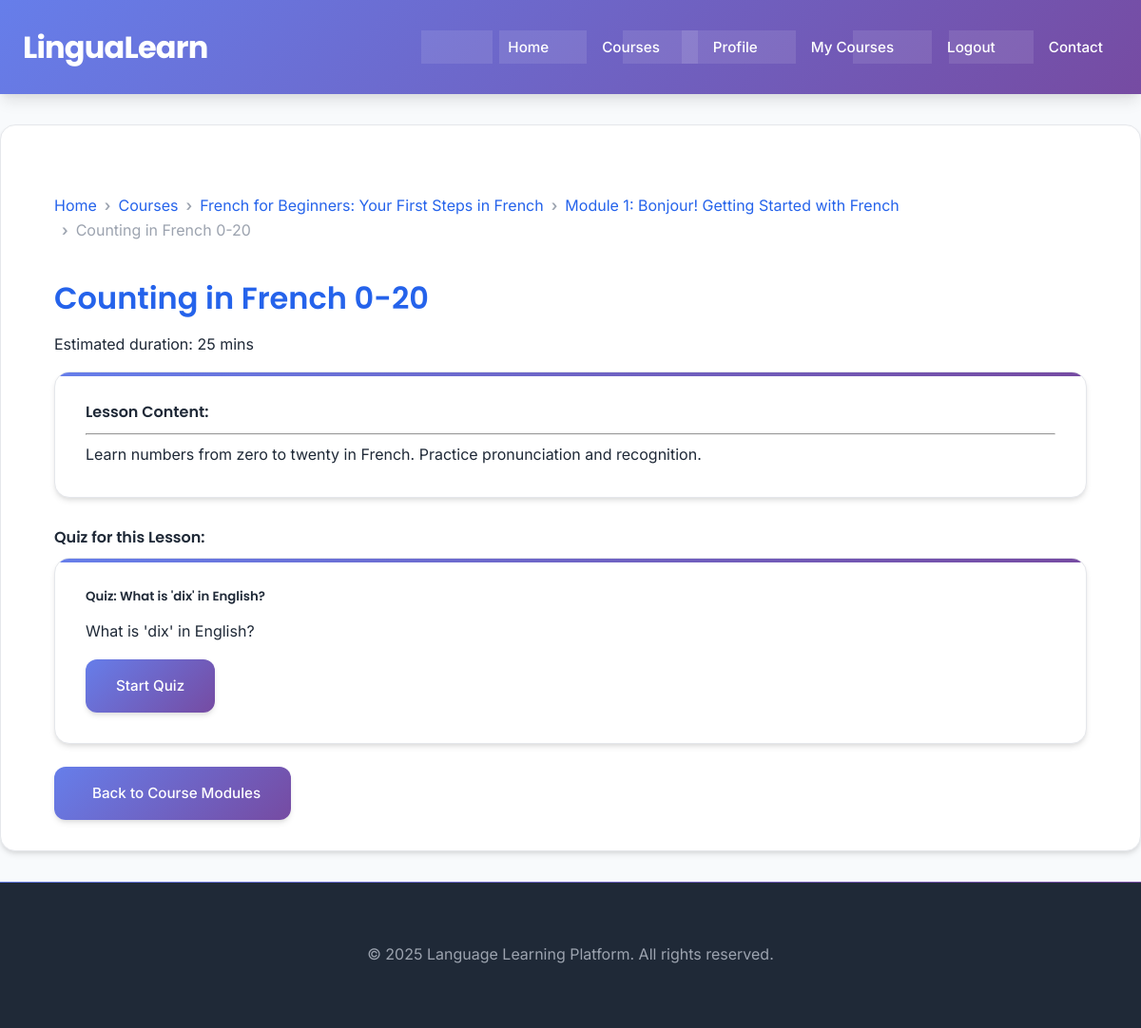
The app's page /lesson_view/8 (signed in) with its own data.
### app.py (models this page shows, shortened)
class Course(db.Model):
    __tablename__ = 'courses'
    id = db.Column(db.Integer, primary_key=True)
    language = db.Column(db.String(50), nullable=False)
    level = db.Column(db.String(50), nullable=False) # Beginner, Intermediate, Advanced
    title = db.Column(db.String(100), nullable=False)
    description = db.Column(db.Text, nullable=True)
    image_url = db.Column(db.String(200), nullable=True) # For course thumbnail/banner
    learning_objectives = db.Column(db.Text, nullable=True) # What students will learn
    modules = db.relationship('Module', backref='course', lazy=True, cascade="all, delete-orphan")

class Module(db.Model):
    __tablename__ = 'modules'
    id = db.Column(db.Integer, primary_key=True)
    course_id = db.Column(db.Integer, db.ForeignKey('courses.id'), nullable=False)
    title = db.Column(db.String(150), nullable=False)
    order = db.Column(db.Integer, nullable=False) # To order modules within a course
    description = db.Column(db.Text, nullable=True) # Optional description for the module
    lessons = db.relationship('Lesson', backref='module', lazy=True, cascade="all, delete-orphan", order_by='Lesson.lesson_number')

class Lesson(db.Model):
    __tablename__ = 'lessons'
    id = db.Column(db.Integer, primary_key=True)
    module_id = db.Column(db.Integer, db.ForeignKey('modules.id'), nullable=False)
    lesson_number = db.Column(db.Integer, nullable=False) # For ordering within a module
    title = db.Column(db.String(100), nullable=False)
    content = db.Column(db.Text, nullable=False) # Rich text, paths to images/audio
    video_url = db.Column(db.String(200), nullable=True)
    estimated_duration = db.Column(db.String(50), nullable=True) # e.g., "20 minutes"
    quizzes = db.relationship('Quiz', backref='lesson', lazy=True, cascade="all, delete-orphan")

class Quiz(db.Model):
    __tablename__ = 'quizzes'
    id = db.Column(db.Integer, primary_key=True)
    lesson_id = db.Column(db.Integer, db.ForeignKey('lessons.id'), nullable=False)
    question = db.Column(db.Text, nullable=False)
    options = db.Column(db.String(500), nullable=True) # e.g., JSON: {"a": "Option A", "b": "Option B"}
    correct_answer = db.Column(db.String(100), nullable=False)
    quiz_type = db.Column(db.String(20), default='multiple_choice') # 'multiple_choice', 'fill_in_blank'
    quiz_attempts = db.relationship('QuizAttempt', backref='quiz', lazy=True)

### app.py (the view)
@app.route('/lesson/<int:lesson_id>')
@app.route('/lesson_view/<int:lesson_id>') # Alias for template consistency
@login_required
def lesson_view(lesson_id):
    lesson = Lesson.query.options(
        db.joinedload(Lesson.module).joinedload(Module.course)
    ).get_or_404(lesson_id)
    module = lesson.module
    course = module.course
    return render_template('lesson.html', title=lesson.title, lesson=lesson, module=module, course=course)

### app.py (called while the page is built)
@login_manager.user_loader
def load_user(user_id):
    return User.query.get(int(user_id))

@app.context_processor
def inject_current_year():
    return {'current_year': datetime.datetime.utcnow().year}

### templates/lesson.html (shortened to what this page needs)
{% extends "base.html" %}
{% block content %}
<div class="container mt-4">
    {% if lesson and module and course %}
        <nav aria-label="breadcrumb">
            <ol class="breadcrumb">
                <li class="breadcrumb-item"><a href="{{ url_for('index') }}">Home</a></li>
                <li class="breadcrumb-item"><a href="{{ url_for('courses') }}">Courses</a></li>
                <li class="breadcrumb-item"><a href="{{ url_for('course_detail', course_id=course.id) }}">{{ course.title }}</a></li>
                <li class="breadcrumb-item"><a href="{{ url_for('course_detail', course_id=course.id) }}#heading{{ module.id }}">{{ module.title }}</a></li>
                <li class="breadcrumb-item active" aria-current="page">{{ lesson.title }}</li>
            </ol>
        </nav>
        <h2 class="mb-3">{{ lesson.title }}</h2>
        {% if lesson.estimated_duration %}
            <p class="text-muted">Estimated duration: {{ lesson.estimated_duration }}</p>
        {% endif %}
        <div class="card shadow-sm">
            <div class="card-body">
                <div class="lesson-content">
                    <h4>Lesson Content:</h4>
                    <hr>
                    {{ lesson.content | safe }}
                </div>
            </div>
        </div>
        <div class="mt-4">
            <h4>Quiz for this Lesson:</h4>
            {% if lesson.quizzes and lesson.quizzes|length > 0 %}
                {% for quiz in lesson.quizzes %}
                    <div class="card mt-2 mb-3 shadow-sm">
                        <div class="card-body">
                            <h5 class="card-title">Quiz: {{ quiz.question | truncate(50) }}</h5>
                            <p class="card-text">{{ quiz.question }}</p>
                            <a href="{{ url_for('take_quiz', quiz_id=quiz.id) }}" class="btn btn-primary">Start Quiz</a>
                        </div>
                    </div>
                {% endfor %}
            {% else %}
                <div class="alert alert-info" role="alert">
                    No quiz available for this lesson yet.
                </div>
            {% endif %}
        </div>
        <div class="mt-4 d-flex justify-content-between">
            <a href="{{ url_for('course_detail', course_id=course.id) }}" class="btn btn-outline-secondary">Back to Course Modules</a>
        </div>
    {% else %}
        <div class="alert alert-danger" role="alert">
            <h2>Lesson Not Found</h2>
            <p>The lesson you are looking for does not exist or could not be loaded.</p>
            <a href="{{ url_for('courses') }}" class="btn btn-primary">Back to Courses</a>
        </div>
    {% endif %}
</div>
{% endblock %}

### static/css/style.css (style rules this page uses)
:root { --primary-blue: #2563eb; --primary-dark: #1d4ed8; --secondary-purple: #7c3aed; --accent-teal: #0d9488; --accent-orange: #ea580c; --gradient-primary: linear-gradient(135deg, #667eea 0%, #764ba2 100%); --gradient-secondary: linear-gradient(135deg, #f093fb 0%, #f5576c 100%); --gradient-accent: linear-gradient(135deg, #4facfe 0%, #00f2fe 100%); --text-primary: #1f2937; --text-secondary: #6b7280; --text-light: #ffffff; --text-muted: #9ca3af; --bg-primary: #ffffff; --bg-secondary: #f8fafc; --bg-dark: #1f2937; --bg-card: #ffffff; --border-light: #e5e7eb; --border-medium: #d1d5db; --shadow-sm: 0 1px 2px 0 rgba(0, 0, 0, 0.05); --shadow-md: 0 4px 6px -1px rgba(0, 0, 0, 0.1), 0 2px 4px -1px rgba(0, 0, 0, 0.06); --shadow-lg: 0 10px 15px -3px rgba(0, 0, 0, 0.1), 0 4px 6px -2px rgba(0, 0, 0, 0.05); --shadow-xl: 0 20px 25px -5px rgba(0, 0, 0, 0.1), 0 10px 10px -5px rgba(0, 0, 0, 0.04); --spacing-xs: 0.25rem; --spacing-sm: 0.5rem; --spacing-md: 1rem; --spacing-lg: 1.5rem; --spacing-xl: 2rem; --spacing-2xl: 3rem; --radius-sm: 0.375rem; --radius-md: 0.5rem; --radius-lg: 0.75rem; --radius-xl: 1rem; }
* { box-sizing: border-box; }
body { font-family: 'Inter', -apple-system, BlinkMacSystemFont, 'Segoe UI', sans-serif; margin: 0; padding: 0; background: var(--bg-secondary); color: var(--text-primary); line-height: 1.6; display: flex; flex-direction: column; min-height: 100vh; font-size: 16px; -webkit-font-smoothing: antialiased; -moz-osx-font-smoothing: grayscale; }
.container { width: 100%; max-width: 1200px; margin: 0 auto; padding: 0 var(--spacing-lg); }
h1, h2, h3, h4, h5, h6 { font-family: 'Poppins', sans-serif; color: var(--text-primary); margin-top: 0; margin-bottom: 0.75em; line-height: 1.2; font-weight: 600; }
h2 { font-size: 2rem; color: var(--primary-blue); }
a { color: var(--primary-blue); text-decoration: none; transition: all 0.3s ease; }
.btn { display: inline-flex; align-items: center; justify-content: center; gap: var(--spacing-sm); background: var(--gradient-primary); color: var(--text-light); padding: var(--spacing-md) var(--spacing-xl); border: none; border-radius: var(--radius-lg); cursor: pointer; text-decoration: none; font-family: 'Inter', sans-serif; font-size: 0.95rem; font-weight: 500; transition: all 0.3s ease; box-shadow: var(--shadow-md); position: relative; overflow: hidden; min-height: 44px; }
.btn::before { content: ''; position: absolute; top: 0; left: -100%; width: 100%; height: 100%; background: linear-gradient(90deg, transparent, rgba(255, 255, 255, 0.2), transparent); transition: left 0.5s ease; }
.btn-primary { background: var(--gradient-primary); }
.card { background: var(--bg-card); border: 1px solid var(--border-light); border-radius: var(--radius-xl); padding: var(--spacing-xl); margin-bottom: var(--spacing-xl); box-shadow: var(--shadow-md); transition: all 0.3s ease; position: relative; overflow: hidden; }
.card::before { content: ''; position: absolute; top: 0; left: 0; right: 0; height: 4px; background: var(--gradient-primary); }
.card-body { padding: 0; }
.mt-2 { margin-top: var(--spacing-sm); }
.mt-4 { margin-top: var(--spacing-lg); }
.mb-3 { margin-bottom: var(--spacing-md); }
.breadcrumb { display: flex; flex-wrap: wrap; padding: var(--spacing-md) 0; margin-bottom: var(--spacing-lg); list-style: none; background: transparent; border-radius: var(--radius-md); }
.breadcrumb-item { display: flex; align-items: center; }
.breadcrumb-item + .breadcrumb-item::before { content: "›"; padding: 0 var(--spacing-sm); color: var(--text-muted); font-weight: 600; }
.breadcrumb-item.active { color: var(--text-muted); }
.breadcrumb-item a { color: var(--primary-blue); text-decoration: none; transition: color 0.3s ease; }

### records on screen
Course: title "French for Beginners: Your First Steps in French"
Module: title "Module 1: Bonjour! Getting Started with French"
Lesson: title "Counting in French 0-20", estimated_duration "25 mins", content "Learn numbers from zero to twenty in French. Practice pronunciation and recognition."
Quiz: question "What is 'dix' in English?"
